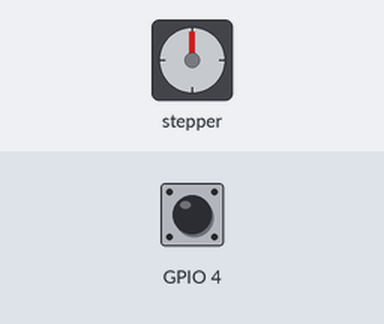
Recording of a program running on a simulated Raspberry Pi (BCM pin numbers). On the bench: stepper motor. Inputs (shaded band) come from the test bench; at power-on: GPIO 4 HIGH. The stepper is drawn at 2048 steps a turn.

Above: at 1.2 s.
1.3 s: GPIO 4 pulled LOW for 0.15 s
At 4.1 s:
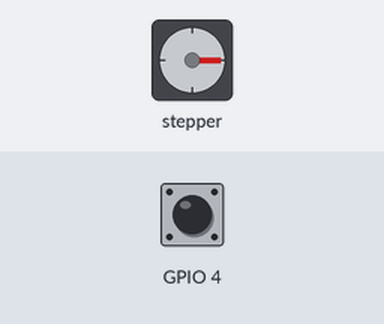
4.3 s: GPIO 4 pulled LOW for 1 s
At 7.1 s:
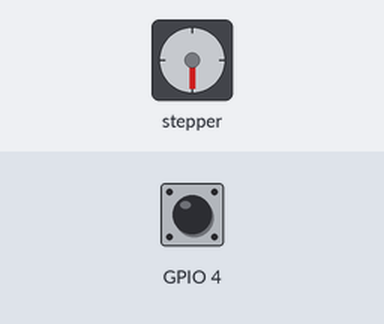
7.3 s: GPIO 4 pulled LOW for 0.15 s
At 9.8 s:
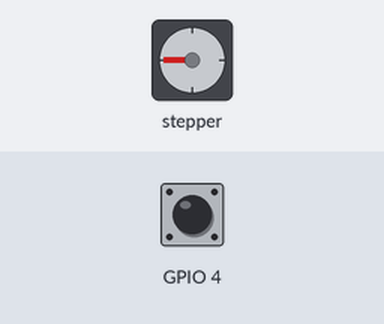
10.4 s: GPIO 4 pulled LOW for 3.2 s
At 10.86 s:
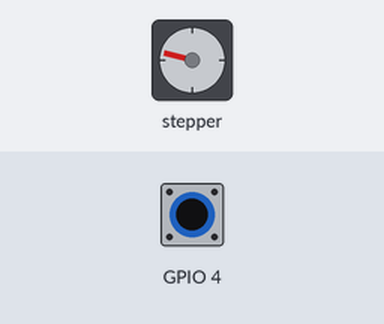
Timing chart, 0 to 16.0 s (numbered marks = the images above; inputs shaded):
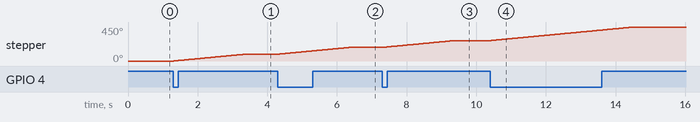

Measured:
- after the input at 1.3 s, stepper: turns 90° clockwise in 2.0 s, starting at once
- after the input at 4.3 s, stepper: turns 90° clockwise in 2.0 s, starting at once
- after the input at 7.3 s, stepper: turns 90° clockwise in 2.0 s, starting at once
- after the input at 10.4 s, stepper: turns 180° clockwise in 4.1 s, starting at once

The program:

stepper_motor_for_raspberry_pi.py
```python
#!/usr/bin/python3
import RPi.GPIO as GPIO
import time

in1 = 17
in2 = 18
in3 = 27
in4 = 22

# careful lowering this, at some point you run into the mechanical limitation of how quick your motor can move
step_sleep = 0.002

step_count = 1024  # 5.625*(1/64) per step, 4096 steps is 360°

direction = False  # True for clockwise, False for counter-clockwise

# defining stepper motor sequence (found in documentation http://www.4tronix.co.uk/arduino/Stepper-Motors.php)
step_sequence = [[1, 0, 0, 1],
                 [1, 0, 0, 0],
                 [1, 1, 0, 0],
                 [0, 1, 0, 0],
                 [0, 1, 1, 0],
                 [0, 0, 1, 0],
                 [0, 0, 1, 1],
                 [0, 0, 0, 1]]

# setting up
GPIO.setmode(GPIO.BCM)
GPIO.setup(in1, GPIO.OUT)
GPIO.setup(in2, GPIO.OUT)
GPIO.setup(in3, GPIO.OUT)
GPIO.setup(in4, GPIO.OUT)

# initializing
GPIO.output(in1, GPIO.LOW)
GPIO.output(in2, GPIO.LOW)
GPIO.output(in3, GPIO.LOW)
GPIO.output(in4, GPIO.LOW)

GPIO.setup(4, GPIO.IN, pull_up_down=GPIO.PUD_UP)
motor_pins = [in1, in2, in3, in4]
motor_step_counter = 0;


def cleanup():
    GPIO.output(in1, GPIO.LOW)
    GPIO.output(in2, GPIO.LOW)
    GPIO.output(in3, GPIO.LOW)
    GPIO.output(in4, GPIO.LOW)
    GPIO.cleanup()


# the meat
while True:
    if GPIO.input(4) == GPIO.LOW:
        i = 0
        for i in range(step_count):
            for pin in range(0, len(motor_pins)):
                GPIO.output(motor_pins[pin], step_sequence[motor_step_counter][pin])
            if direction == True:
                motor_step_counter = (motor_step_counter - 1) % 8

            elif direction == False:
                motor_step_counter = (motor_step_counter + 1) % 8

            else:  # defensive programming
                print("uh oh... direction should *always* be either True or False")
                cleanup()
                exit(1)
            time.sleep(step_sleep)

cleanup()
exit(0)
```
